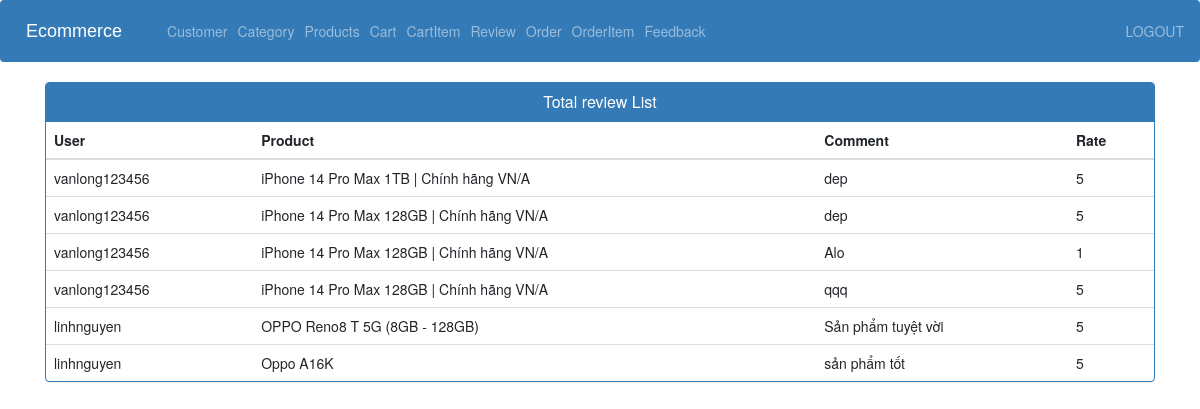
The app's page /review_view_admin/ (signed in), older data.
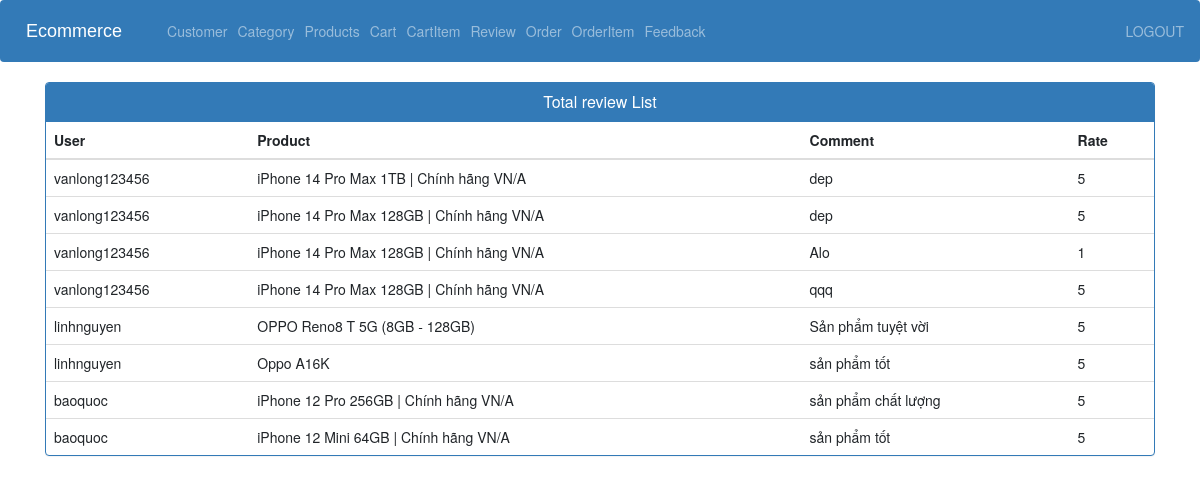
The same page, newer data.
### store/models.py (models this page shows, shortened)
class Review(models.Model):
    user = models.ForeignKey(User,models.CASCADE)
    product = models.ForeignKey(Product,models.CASCADE)
    comment = models.TextField(max_length=255)
    rate = models.IntegerField(default=0)
    created_at = models.DateTimeField(auto_now_add=True)

class Product(models.Model):
    category = models.ForeignKey(Category,on_delete=models.CASCADE)
    name = models.CharField(max_length=255,null=False, blank=True)
    image = models.ImageField(upload_to=get_file_path,null=True,blank=True)
    quantity = models.IntegerField(null=False, blank=False)
    description = models.TextField(max_length=1000,null=False, blank=False)
    original_price = models.FloatField(null=False, blank=False)
    selling_price = models.FloatField(null=False, blank=False)
    status = models.BooleanField(default=False, help_text="0=default, 1=Hidden")
    trending = models.BooleanField(default=False,help_text="0=default, 1=Trending")
    created_at = models.DateTimeField(auto_now_add=True)

### store/views.py (the view)
# urls.py: path('review_view_admin/',views.review_view_admin, name='review_view_admin'),
@login_required(login_url='adminlogin')
def review_view_admin(request):
    review_list= Review.objects.all()
    page = request.GET.get('page', 1)
    paginator = Paginator(review_list, 10)
    try:
        reviews = paginator.page(page)
    except PageNotAnInteger:
        reviews = paginator.page(1)
    except EmptyPage:
        reviews = paginator.page(paginator.num_pages)
    context = {'reviews':reviews}
    return render(request, 'admin/view_review.html',context)

### store/templates/admin/view_review.html (shortened to what this page needs)
{% extends 'admin/admin_base.html' %}
{% load static %}
{% block content %}
<head>
  <link href="//netdna.bootstrapcdn.com/bootstrap/3.0.0/css/bootstrap.min.css" rel="stylesheet" id="bootstrap-css">
</head>
<div class="container vh-100">
  <div class="panel panel-primary">
    <div class="panel-heading">
      <h6 class="panel-title">Total review List</h6>
    </div>
    <table class="table table-hover" id="dev-table">
      <thead>
        <tr>
          <th>User</th>
          <th>Product</th>
          <th>Comment</th>
          <th>Rate</th>
        </tr>
      </thead>
      {% for p in reviews %}
      {% if p %}
      <tr>
        <td> {{p.user.username}}</td>
        <td>{{ p.product.name }}</td>
        <td>{{p.comment}}</td>
        <td>{{p.rate}}</td>
      </tr>
      {%else%}
      <br><br><br>
      <h1>no products</h1>
      {% endif %}
      {% endfor %}
    </table>
  </div>
</div>
{% endblock content %}

Row changes from the older to the newer data that the page shows:
added Review: user.username "baoquoc", product.name "iPhone 12 Pro 256GB | Chính hãng VN/A", comment "sản phẩm chất lượng", rate "5"
added Review: user.username "baoquoc", product.name "iPhone 12 Mini 64GB | Chính hãng VN/A", comment "sản phẩm tốt", rate "5"
